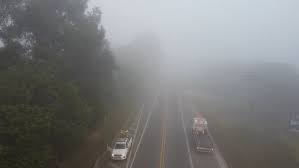
#> input picture scriptsImagens/3.3.1/neblina.png, 299 x 168 px
$ python equalizacao.py
#> lines starting #> are read from the running program, lines starting #| are printed output that depends on the picture
import cv2
import matplotlib.pyplot as plt
import numpy as np

# Carregue sua imagem de satélite de baixo contraste
# (Substitua 'satelite_haze.jpg' pelo nome do seu arquivo)
img = cv2.imread('neblina.png')
#> img is the input picture: shape (168, 299, 3); mean B, G, R 122, 122, 121.3

if img is None:
    print("Erro: Imagem não encontrada.")
else:
    # Converter para tons de cinza
    img_gray = cv2.cvtColor(img, cv2.COLOR_BGR2GRAY)

    # --- 1. Equalização de Histograma Global ---
    # Esta é a técnica padrão, que aplica um único "conserto"
    # para a imagem inteira.
    equ_global = cv2.equalizeHist(img_gray)
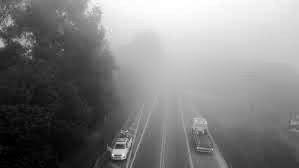
#> equ_global: shape (168, 299); min 0, max 255, mean 128.3

    # --- 2. Equalização de Histograma Adaptativa (CLAHE) ---
    # Esta é a técnica avançada, preferida para sensoriamento remoto.

    # Primeiro, criamos um objeto CLAHE
    # clipLimit=2.0: Limita o "fator de contraste" para não amplificar ruído.
    # tileGridSize=(8, 8): Divide a imagem em uma grade 8x8 para análise local.
    clahe = cv2.createCLAHE(clipLimit=2.0, tileGridSize=(8, 8))

    # Aplicamos o CLAHE na imagem em tons de cinza
    equ_clahe = clahe.apply(img_gray)
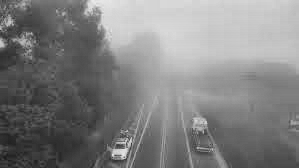
#> equ_clahe: shape (168, 299); min 27, max 234, mean 128.1

    # --- 3. Plotar os Resultados (Perfeito para um slide) ---

    # Criar uma figura para mostrar as 3 imagens
    plt.figure(figsize=(18, 10))

    # Título principal
    plt.suptitle("Comparação de Equalização de Histograma em Imagem de Satélite", fontsize=16)

    # Imagem Original
    plt.subplot(2, 3, 1)
    plt.imshow(img_gray, cmap='gray')
    plt.title("1. Original (Tons de Cinza)")
    plt.axis('off')

    # Histograma Original
    plt.subplot(2, 3, 4)
    plt.hist(img_gray.ravel(), bins=256, color='black', histtype='step')
    plt.title("Histograma Original (Compressão em 'Underexposure')")
    plt.xlim([0, 256])

    # Equalização Global
    plt.subplot(2, 3, 2)
    plt.imshow(equ_global, cmap='gray')
    plt.title("2. Equalização Global (cv2.equalizeHist)")
    plt.axis('off')

    # Histograma Global
    plt.subplot(2, 3, 5)
    plt.hist(equ_global.ravel(), bins=256, color='black', histtype='step')
    plt.title("Histograma Global (Distribuído)")
    plt.xlim([0, 256])

    # CLAHE
    plt.subplot(2, 3, 3)
    plt.imshow(equ_clahe, cmap='gray')
    plt.title("3. CLAHE (Técnica de Sensoriamento Remoto)")
    plt.axis('off')

    # Histograma CLAHE
    plt.subplot(2, 3, 6)
    plt.hist(equ_clahe.ravel(), bins=256, color='black', histtype='step')
    plt.title("Histograma CLAHE (Detalhes locais realçados)")
    plt.xlim([0, 256])

    plt.tight_layout(rect=[0, 0.03, 1, 0.95]) # Ajusta para o supertítulo
    plt.savefig("comparacao_equalizacao2.png")
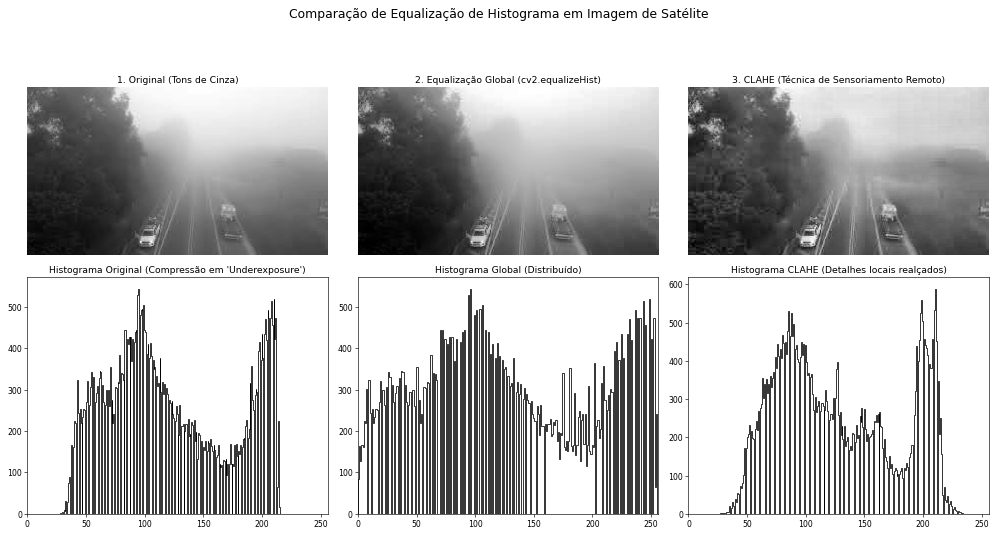
#> figure drawn by matplotlib, 6 panels
    plt.show()
